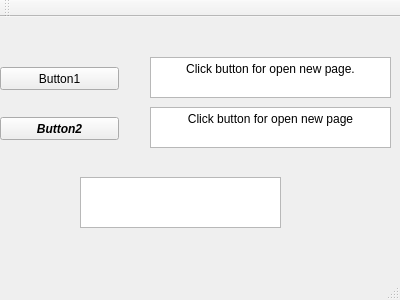
<?xml version="1.0" encoding="UTF-8"?>
<ui version="4.0">
 <class>MainWindow</class>
 <widget class="QMainWindow" name="MainWindow">
  <property name="geometry">
   <rect>
    <x>0</x>
    <y>0</y>
    <width>400</width>
    <height>300</height>
   </rect>
  </property>
  <property name="windowTitle">
   <string>MainWindow</string>
  </property>
  <widget class="QWidget" name="centralWidget">
   <widget class="QPushButton" name="pushButton">
    <property name="geometry">
     <rect>
      <x>0</x>
      <y>50</y>
      <width>119</width>
      <height>23</height>
     </rect>
    </property>
    <property name="text">
     <string>Button1</string>
    </property>
   </widget>
   <widget class="QPushButton" name="pushButton_2">
    <property name="geometry">
     <rect>
      <x>0</x>
      <y>100</y>
      <width>119</width>
      <height>23</height>
     </rect>
    </property>
    <property name="font">
     <font>
      <weight>75</weight>
      <italic>true</italic>
      <bold>true</bold>
      <underline>false</underline>
      <strikeout>false</strikeout>
      <kerning>false</kerning>
     </font>
    </property>
    <property name="text">
     <string>Button2</string>
    </property>
   </widget>
   <widget class="QTextBrowser" name="textBrowser">
    <property name="geometry">
     <rect>
      <x>150</x>
      <y>40</y>
      <width>241</width>
      <height>41</height>
     </rect>
    </property>
    <property name="html">
     <string>&lt;!DOCTYPE HTML PUBLIC &quot;-//W3C//DTD HTML 4.0//EN&quot; &quot;http://www.w3.org/TR/REC-html40/strict.dtd&quot;&gt;
&lt;html&gt;&lt;head&gt;&lt;meta name=&quot;qrichtext&quot; content=&quot;1&quot; /&gt;&lt;style type=&quot;text/css&quot;&gt;
p, li { white-space: pre-wrap; }
&lt;/style&gt;&lt;/head&gt;&lt;body style=&quot; font-family:'Ubuntu'; font-size:9pt; font-weight:400; font-style:normal;&quot;&gt;
&lt;p align=&quot;center&quot; style=&quot; margin-top:0px; margin-bottom:0px; margin-left:0px; margin-right:0px; -qt-block-indent:0; text-indent:0px;&quot;&gt;Click button for open new page.&lt;/p&gt;&lt;/body&gt;&lt;/html&gt;</string>
    </property>
   </widget>
   <widget class="QTextBrowser" name="textBrowser_2">
    <property name="geometry">
     <rect>
      <x>150</x>
      <y>90</y>
      <width>241</width>
      <height>41</height>
     </rect>
    </property>
    <property name="html">
     <string>&lt;!DOCTYPE HTML PUBLIC &quot;-//W3C//DTD HTML 4.0//EN&quot; &quot;http://www.w3.org/TR/REC-html40/strict.dtd&quot;&gt;
&lt;html&gt;&lt;head&gt;&lt;meta name=&quot;qrichtext&quot; content=&quot;1&quot; /&gt;&lt;style type=&quot;text/css&quot;&gt;
p, li { white-space: pre-wrap; }
&lt;/style&gt;&lt;/head&gt;&lt;body style=&quot; font-family:'Ubuntu'; font-size:9pt; font-weight:400; font-style:normal;&quot;&gt;
&lt;p align=&quot;center&quot; style=&quot; margin-top:0px; margin-bottom:0px; margin-left:0px; margin-right:0px; -qt-block-indent:0; text-indent:0px;&quot;&gt;Click button for open new page&lt;/p&gt;
&lt;p align=&quot;center&quot; style=&quot;-qt-paragraph-type:empty; margin-top:0px; margin-bottom:0px; margin-left:0px; margin-right:0px; -qt-block-indent:0; text-indent:0px;&quot;&gt;&lt;br /&gt;&lt;/p&gt;&lt;/body&gt;&lt;/html&gt;</string>
    </property>
   </widget>
   <widget class="QTextEdit" name="textEdit">
    <property name="geometry">
     <rect>
      <x>80</x>
      <y>160</y>
      <width>201</width>
      <height>51</height>
     </rect>
    </property>
    <property name="autoFillBackground">
     <bool>true</bool>
    </property>
    <property name="html">
     <string>&lt;!DOCTYPE HTML PUBLIC &quot;-//W3C//DTD HTML 4.0//EN&quot; &quot;http://www.w3.org/TR/REC-html40/strict.dtd&quot;&gt;
&lt;html&gt;&lt;head&gt;&lt;meta name=&quot;qrichtext&quot; content=&quot;1&quot; /&gt;&lt;style type=&quot;text/css&quot;&gt;
p, li { white-space: pre-wrap; }
&lt;/style&gt;&lt;/head&gt;&lt;body style=&quot; font-family:'Ubuntu'; font-size:9pt; font-weight:400; font-style:normal;&quot;&gt;
&lt;p align=&quot;center&quot; style=&quot;-qt-paragraph-type:empty; margin-top:0px; margin-bottom:0px; margin-left:0px; margin-right:0px; -qt-block-indent:0; text-indent:0px;&quot;&gt;&lt;br /&gt;&lt;/p&gt;&lt;/body&gt;&lt;/html&gt;</string>
    </property>
   </widget>
  </widget>
  <widget class="QMenuBar" name="menuBar">
   <property name="geometry">
    <rect>
     <x>0</x>
     <y>0</y>
     <width>400</width>
     <height>20</height>
    </rect>
   </property>
  </widget>
  <widget class="QToolBar" name="mainToolBar">
   <attribute name="toolBarArea">
    <enum>TopToolBarArea</enum>
   </attribute>
   <attribute name="toolBarBreak">
    <bool>false</bool>
   </attribute>
  </widget>
  <widget class="QStatusBar" name="statusBar"/>
 </widget>
 <layoutdefault spacing="6" margin="11"/>
 <resources/>
 <connections/>
</ui>
